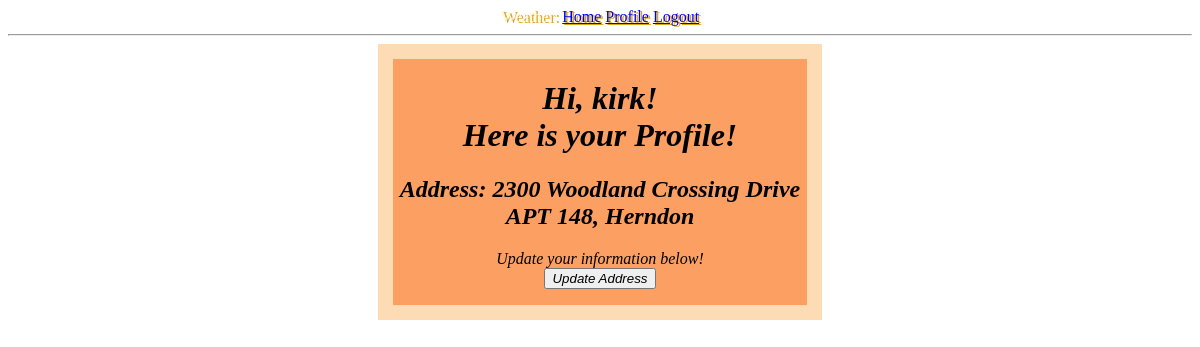
Page /profile (signed in) on the earlier database version.
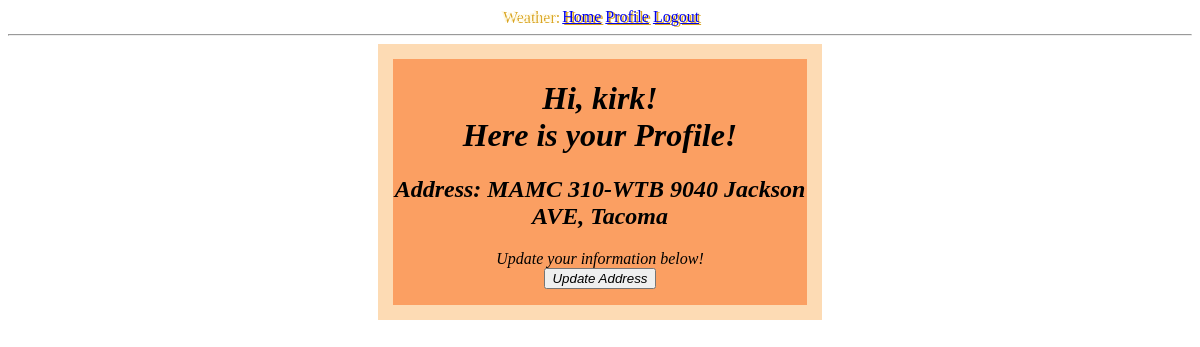
Same page on the later database version.
### app/models.py (models this page shows, shortened)
class User(UserMixin, db.Model):
    id = db.Column(db.Integer, primary_key=True)
    username = db.Column(db.String(64), index=True, unique=True)
    email = db.Column(db.String(120), index=True, unique=True)
    password_hash = db.Column(db.String(128))
    address = db.Column(db.String(128))
    city = db.Column(db.String(15))
    @login.user_loader
    def load_user(id):
        return User.query.get(int(id))

### app/routes.py (the view, shortened to what this page needs)
@app.route('/profile', methods=['GET', 'POST'])
@login_required
def profile():
    form = UpdateProfileForm()
    return render_template('profile.html', title='Profile', form=form)

### app/templates/profile.html (shortened to what this page needs)
{% extends "base.html" %}
{% block content %}
<body style ="background-image:url({{ url_for('static', filename='/styles/Newyork.jpg') }}); background-size:cover; height:100%; background-repeat:no-repeat; background-position: center center;">
<div style = "border: 15px rgba(255, 248, 220, 0.678); border-style: solid; background-color:rgba(250, 114, 24, 0.678); width: 35%; justify-content:center; margin: 0em auto;">
    <h1 style="text-align:center; text-align: center;font-style: italic;font-family: 'Times New Roman', Times, serif;">Hi, {{ current_user.username }}!
        <br>Here is your Profile!</h1>
    <h2 style="text-align:center; text-align: center;font-style: italic;font-family: 'Times New Roman', Times, serif;">Address: {{ current_user.address }}, {{ current_user.city }}</h2>
    <p style= "text-align:center;font-style:italic;"> Update your information below!<br>
    <button style="float:center; justify-content:center; font-style: italic;text-align:center;" id="UpdateButton" onClick="UpdateClick()">Update Address</button>
    </p>
</div>
</body>
{% endblock %}

### app/templates/base.html (shortened to what this page needs)
<html>
    <head>
    </head>
    <body>
      <div style = "text-align:center; text-shadow: 2px 1px goldenrod; color: cornsilk; font-family: papyrus;font-style:bold;">
        Weather:
        <a href="{{ url_for('index') }}">Home</a>
        <a href="{{ url_for('profile') }}">Profile</a>
        {% if current_user.is_anonymous %}
        <a href="{{ url_for('login') }}">Login</a>
        {% else %}
        <a href="{{ url_for('logout') }}">Logout</a>
        {% endif %}
    </div>
        <hr>
        {% block content %}{% endblock %}
    </body>
</html>

Differences in the rows shown:
changed User "kirk": address "2300 Woodland Crossing Drive APT 148" → "MAMC 310-WTB 9040 Jackson AVE"; city "Herndon" → "Tacoma"
